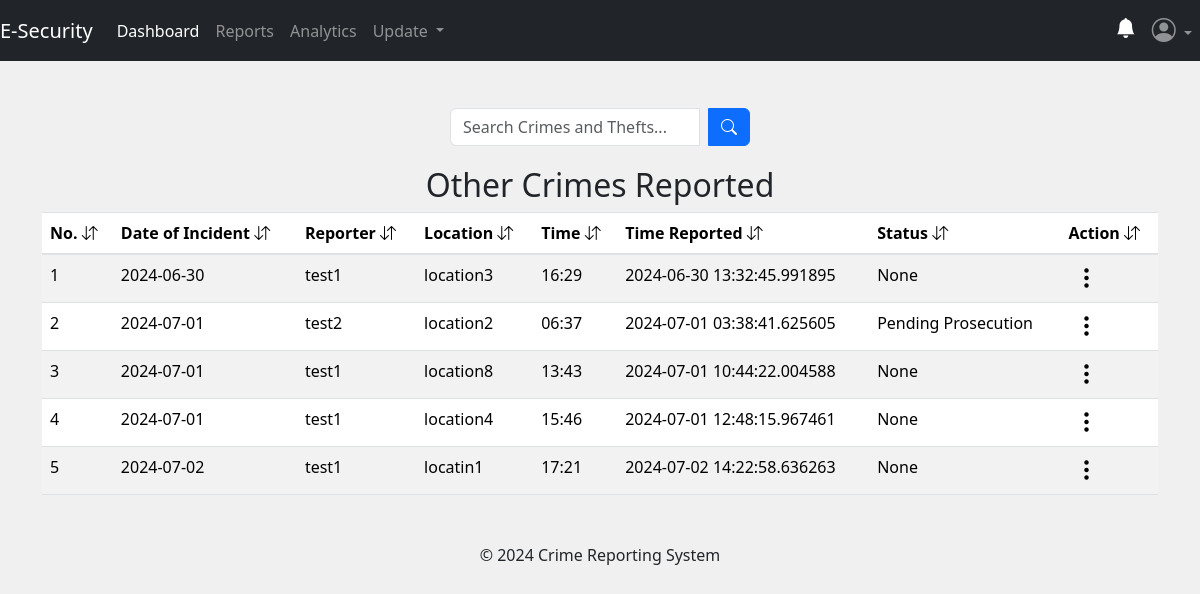
The page /admin/crime_status (signed in) on the database its author committed.
### app/posts/models.py (models this page shows, shortened)
class Crime(db.Model, UserMixin):
    crime_id = db.Column(db.Integer, primary_key=True)
    date_of_incident = db.Column(db.String(10), nullable=False)
    issued_by = db.Column(db.String(20), nullable=True)
    time_of_incident = db.Column(db.String(10), nullable=False)
    phonenumber = db.Column(db.String(10), nullable=True)
    incident_location = db.Column(db.Text, nullable=False)
    incident_nature = db.Column(db.Text, nullable=False)
    incident_details = db.Column(db.Text, nullable=False)
    suspect_details = db.Column(db.Text, nullable=True)
    arrest_history = db.Column(db.Text, nullable=False)
    suspect_name = db.Column(db.String(10), nullable=True)
    comments = db.Column(db.Text, nullable=True)
    crime_status = db.Column(db.String(10), nullable=True)
    latitude = db.Column(db.Float)
    longitude = db.Column(db.Float)
    crime_file_upload = db.Column(db.Text, nullable=True)
    crime_file_name = db.Column(db.Text, nullable=True)
    crime_mimetype = db.Column(db.Text, nullable=True)
    date_crime_received = db.Column(db.DateTime(timezone=True), nullable=False, default=func.now())
    reporter_id = db.Column(db.Integer, db.ForeignKey('user.id'))

### app/admins/routes.py (the view)
@admins.route('/admin/crime_status')
@admin_required
def crimeStatus():
    search_crime = request.args.get('search_crime', '')
    try:
        if search_crime:
            crimes_status = Crime.query.filter(
                Crime.incident_location.ilike(f'%{search_crime}%') |
                Crime.issued_by.ilike(f'%{search_crime}%') |
                Crime.date_of_incident.ilike(f'%{search_crime}%') |
                Crime.time_of_incident.ilike(f'%{search_crime}%') |
                Crime.date_crime_received.ilike(f'%{search_crime}%') |
                Crime.crime_status.ilike(f'%{search_crime}%')
            ).all()
        else:
            crimes_status = Crime.query.all()
    except:
        current_app.logger.error("Database error:")
        flash("No report with the keyword.", "warning")
        return redirect(url_for('admins.crimeStatus'))
    return render_template('admin/crime_status.html', title='Crime Status', crimes_status=crimes_status)

### app/__init__.py (called while the page is built)
@login_manager.user_loader
def load_user(user_id):
    return models.User.query.get(user_id)

### app/admins/routes.py (called while the page is built)
def admin_required(f):
    @wraps(f)
    def decorated_function(*args, **kwargs):
        if not session.get('admin_id'):
            flash('You need to be logged in as an admin to access the page.', 'danger')
            return redirect(url_for('admins.adminIndex'))
        return f(*args, **kwargs)
    return decorated_function

### app/templates/admin/crime_status.html (shortened to what this page needs)
{% extends 'admin/layout.html' %}
{% block content %}
<div class="container">
    <br>
    <form method="GET" action="{{ url_for('admins.crimeStatus') }}" class="search-form">
        <div class="input-group search-input">
            <input type="text" name="search_crime" class="form-control" placeholder="Search Crimes and Thefts...">
            <div class="input-group-append ms-2">
                <button type="submit" class="btn btn-primary">
                    <i class="bi bi-search"></i>
                </button>
            </div>
        </div>
    </form>
{% if crimes_status %}
<table class="table table-striped table-hover">
    <h2 style="text-align: center;">Other Crimes Reported</h2>
    <thead>
        <tr>
            <th scope="col">No. <i class="bi bi-arrow-down-up"></i></th>
            <th scope="col">Date of Incident <i class="bi bi-arrow-down-up"></i></th>
            <th scope="col">Reporter <i class="bi bi-arrow-down-up"></i></th>
            <th scope="col">Location <i class="bi bi-arrow-down-up"></i></th>
            <th scope="col">Time <i class="bi bi-arrow-down-up"></i></th>
            <th scope="col">Time Reported <i class="bi bi-arrow-down-up"></i></th>
            <th scope="col">Status <i class="bi bi-arrow-down-up"></i></th>
            <th scope="col">Action <i class="bi bi-arrow-down-up"></i></th>
        </tr>
    </thead>
    <tbody>
        {% for crime in crimes_status %}
            <tr>
                <td>{{ loop.index }}</td>
                <td>{{ crime.date_of_incident }}</td>
                <td>{{ crime.issued_by }}</td>
                <td>{{ crime.incident_location }}</td>
                <td>{{ crime.time_of_incident }}</td>
                <td>{{ crime.date_crime_received }}</td>
                <td>{{ crime.crime_status }}</td>
                <td>
                    <div class="dropdown">
                        <button class="three-dots-btn" type="button" id="dropdownMenuButton{{ crime.crime_id }}" data-bs-toggle="dropdown" aria-expanded="false">
                            <i class="bi bi-three-dots-vertical h4"></i>
                        </button>
                    </div>
                  </td>
            </tr>
        {% endfor %}
    </tbody>
  </table>
{% endif %}
{% endblock content %}

### app/templates/admin/layout.html (style rules this page uses)
html,body { height: 100%; width: 100%; padding-top: 30px; background-color: #f0f0f0; }

### app/templates/admin/crime_status.html (style rules this page uses)
.three-dots-btn { background: none; border: none; cursor: pointer; }
.search-form { display: flex; justify-content: center; margin-bottom: 20px; }
.search-input { width: 300px; }

### rows shown on the page
Crime: date_of_incident "2024-06-30", issued_by "test1", incident_location "location3", time_of_incident "16:29", date_crime_received "2024-06-30 13:32:45.991895", crime_status "None"
Crime: date_of_incident "2024-07-01", issued_by "test2", incident_location "location2", time_of_incident "06:37", date_crime_received "2024-07-01 03:38:41.625605", crime_status "Pending Prosecution"
Crime: date_of_incident "2024-07-01", issued_by "test1", incident_location "location8", time_of_incident "13:43", date_crime_received "2024-07-01 10:44:22.004588", crime_status "None"
Crime: date_of_incident "2024-07-01", issued_by "test1", incident_location "location4", time_of_incident "15:46", date_crime_received "2024-07-01 12:48:15.967461", crime_status "None"
Crime: date_of_incident "2024-07-02", issued_by "test1", incident_location "locatin1", time_of_incident "17:21", date_crime_received "2024-07-02 14:22:58.636263", crime_status "None"
